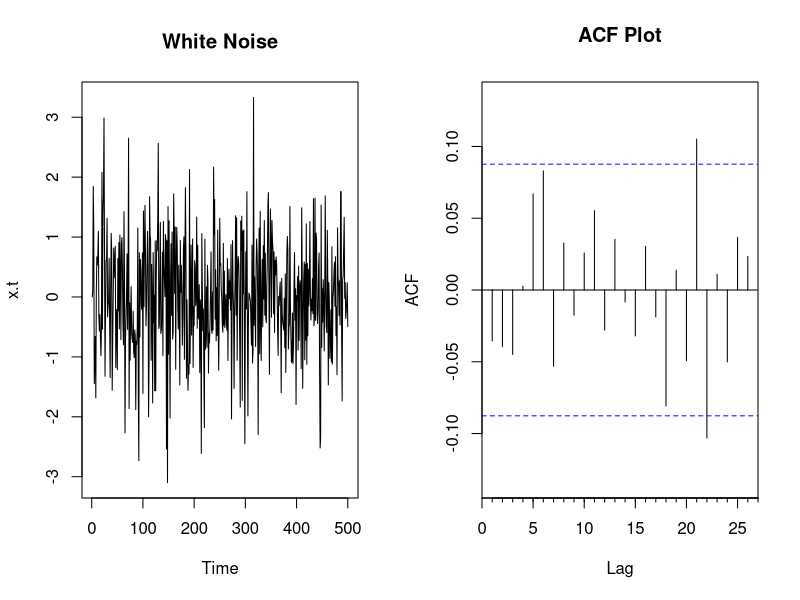
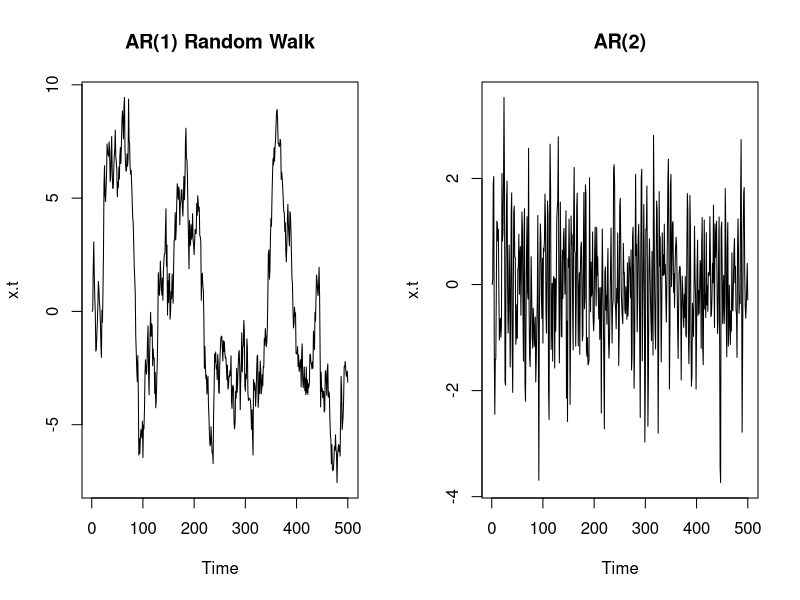
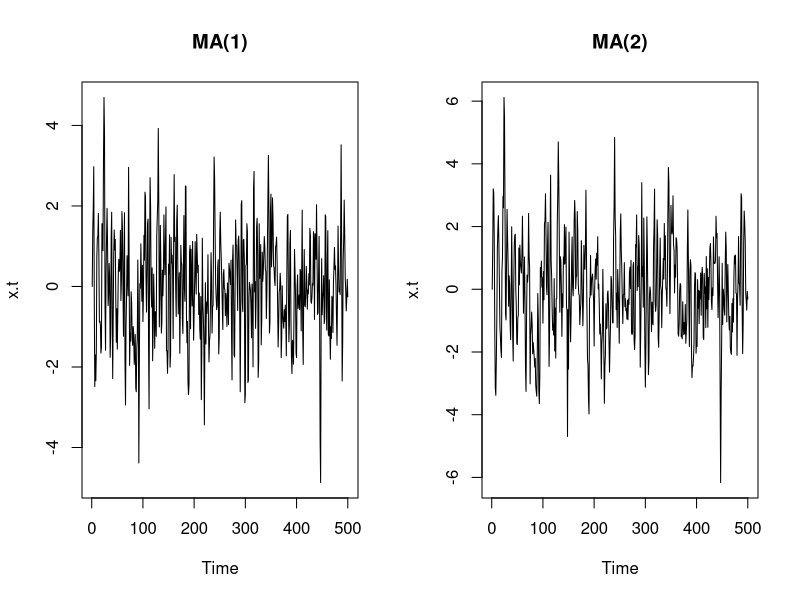
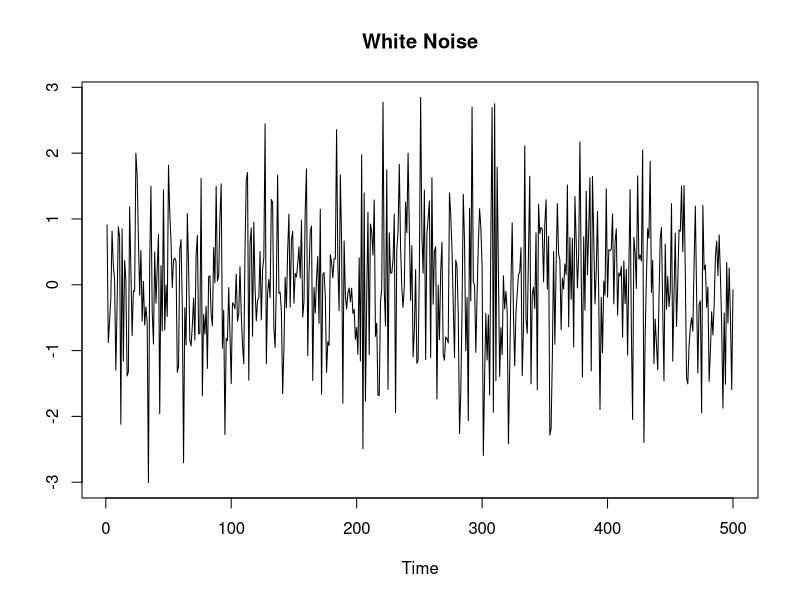
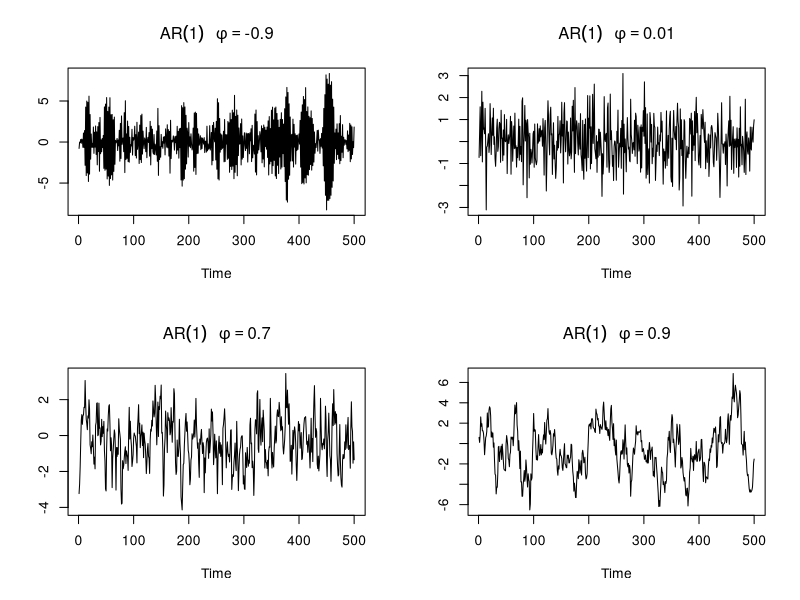
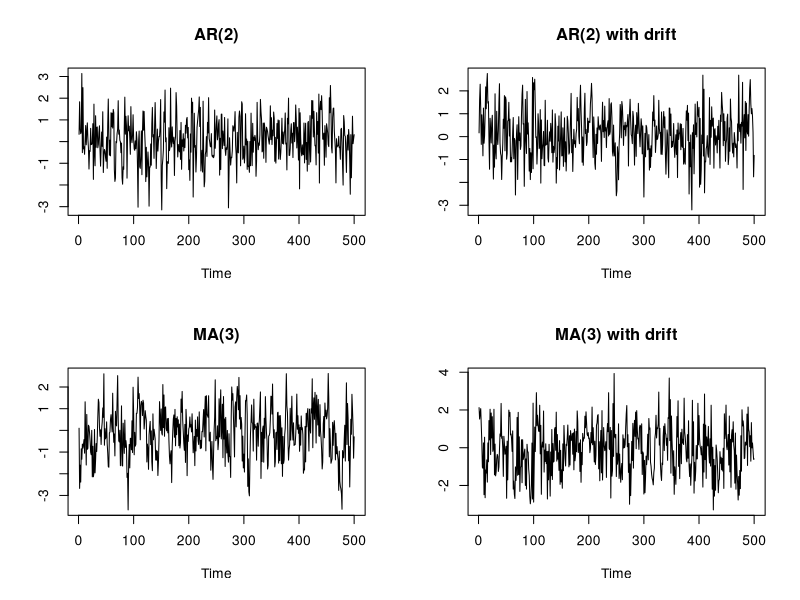
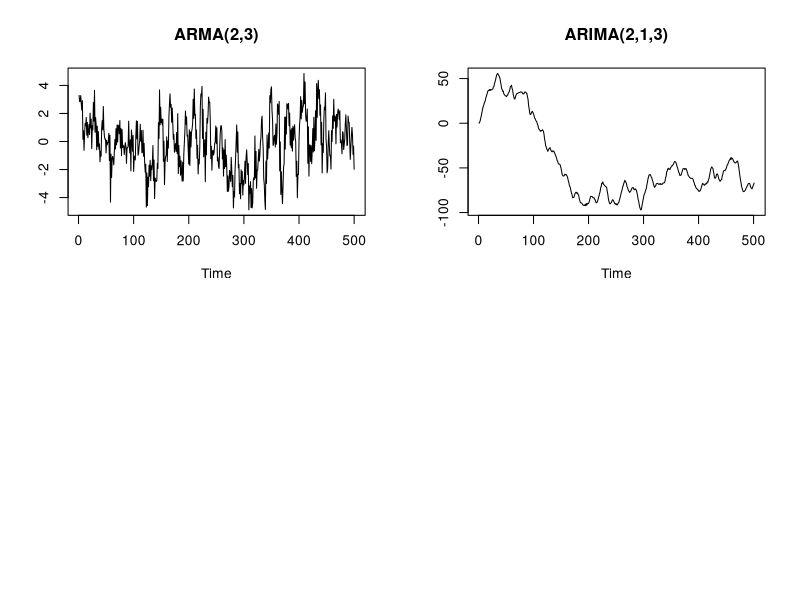

The R script that drew these images, in order:
## ---- chunk 1

library(forecast)

## Set parameters
n = 500
w = rnorm(n, sd = 1)
x.t = 0

## graphical parameters
par(mfrow = c(1,2))

## White Noise
for (i in 2:n) x.t[i] = w[i]

plot.ts(x.t, main = "White Noise")
Acf(x.t, main = "ACF Plot")

## Random Walk, AR(1)
for (i in 2:n) x.t[i] = x.t[i-1] + w[i]
plot.ts(x.t, main = "AR(1) Random Walk")

## Random Walk, AR(2)
for (i in 3:n) x.t[i] = .5*x.t[i-1] - .4*x.t[i-2] + w[i]
plot.ts(x.t, main = "AR(2)")

## MA(1)
for (i in 2:n) x.t[i] = w[i] + w[i-1]
plot.ts(x.t, main = "MA(1)")

for (i in 3:n) x.t[i] = w[i] + w[i-1] + w[i-2]
plot.ts(x.t, main = "MA(2)")

## graphical parameters
par(mfrow = c(1,1))

## ---- chunk 2

## Generated Time Series
plot(arima.sim(n = n, model = list(order = c(0, 0, 0))), main = "White Noise", ylab = "")

par(mfrow = c(2, 2))

## AR(1) (correlation between observations) p(h) = phi^h
for (i in c(-.9, .01, .7, .9)) {
  plot(arima.sim(n = n, model = list(ar = i)), main = bquote(AR(1)~~~phi==.(i)), ylab = "")
}

## AR(2)
plot(arima.sim(n = n, model = list(order = c(2, 0, 0), ar = c(.2, .1))),
     main = "AR(2)", ylab = "")

## AR(2) with drift
plot(arima.sim(n = n, model = list(order = c(2, 0, 0), ar = c(.2, .1), d = 1.5)),
     main = "AR(2) with drift", ylab = "")

## MA(3)
plot(arima.sim(n = n, model = list(order = c(0, 0, 3), ma = c(.3, .3, .3))),
     main = "MA(3)", ylab = "")

## MA(3) with drift
plot(arima.sim(n = n, model = list(order = c(0, 0, 3), ma = c(.1, .8, .1), d = 2)),
     main = "MA(3) with drift", ylab = "")

## ARMA(2,3)
plot(arima.sim(n = n, model = list(order = c(2, 0, 3), ar = c(.4, .2), ma = c(.1, .8, .1))),
     main = "ARMA(2,3)", ylab = "")

## ARIMA(2,1,3)
plot(arima.sim(n = n, model = list(order = c(2, 1, 3), ar = c(.4, .2), ma = c(.1, .8, .1))),
     main = "ARIMA(2,1,3)", ylab = "")

